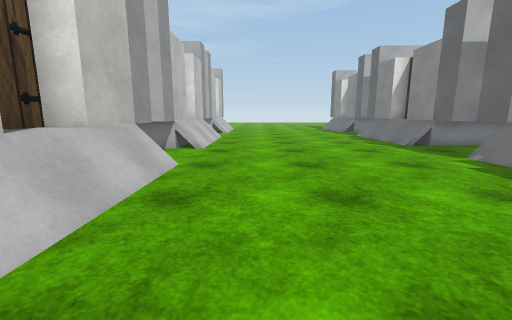
View 1 (above)

20 first-person views from a walk through a Unity game level. The camera is 1.2 m above the floor, tilts 10° down and sees 90° across. The floor is counted in squares, 1 m on a side. Each view is taken from the middle of a square. On the plan, view 1 faces up. The plan holds only what a view shows up to about 12 squares ahead; the rest is blank. The place goes on beyond the plan. Some surface patterns are stand-ins.

View 2
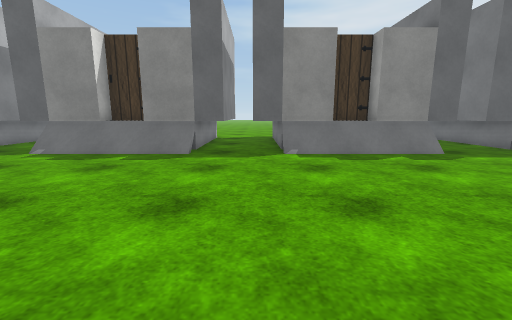

View 3
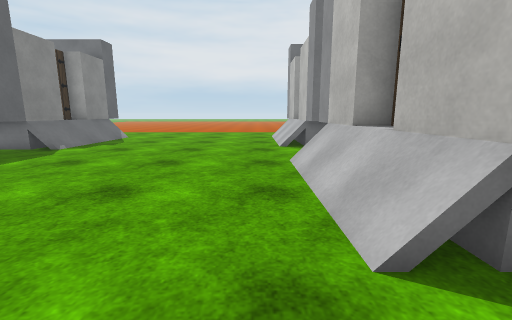

View 4
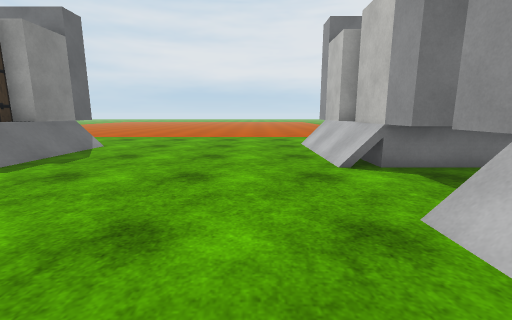

View 5
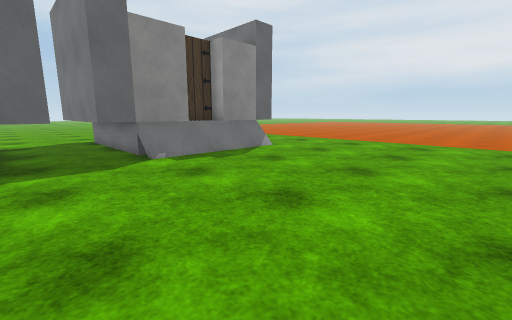

View 6
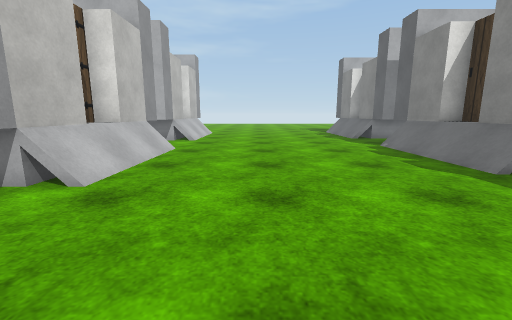

View 7
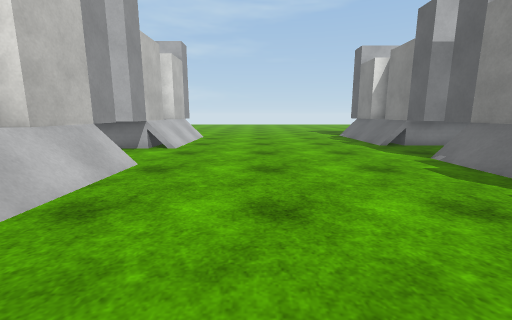

View 8
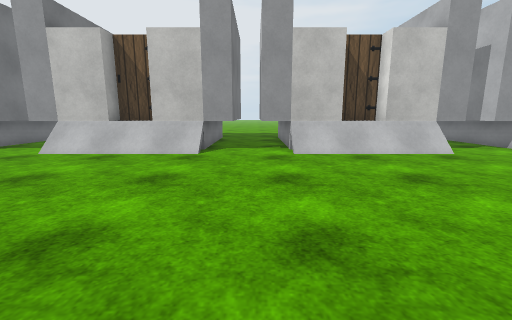

View 9
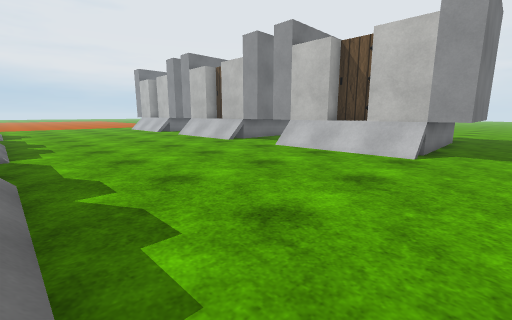

View 10
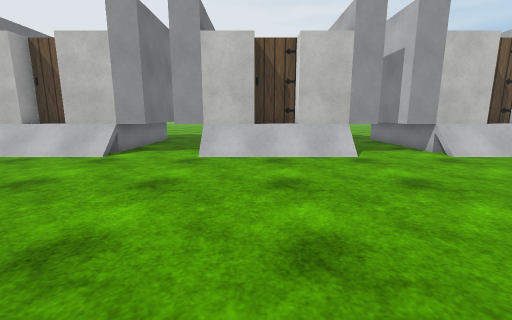

View 11
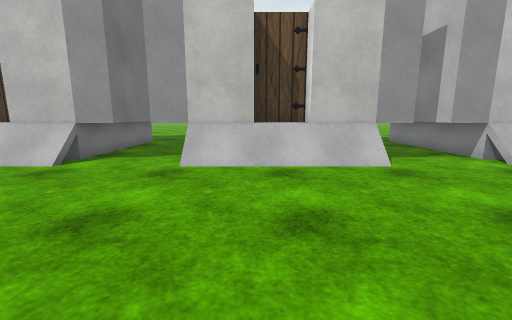

View 12
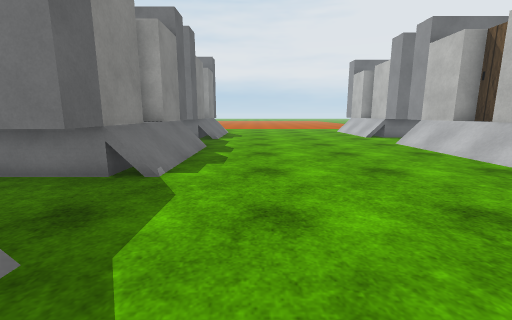

View 13
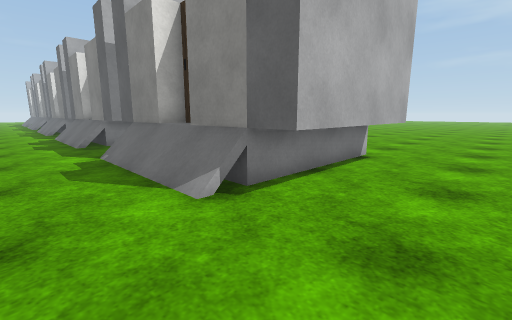

View 14
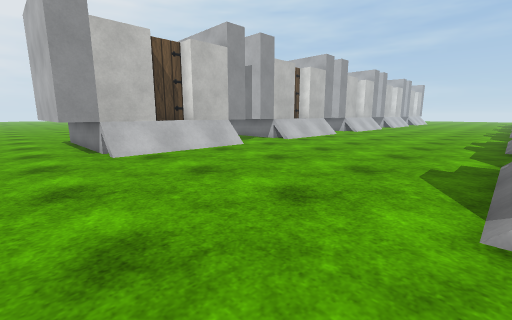

View 15
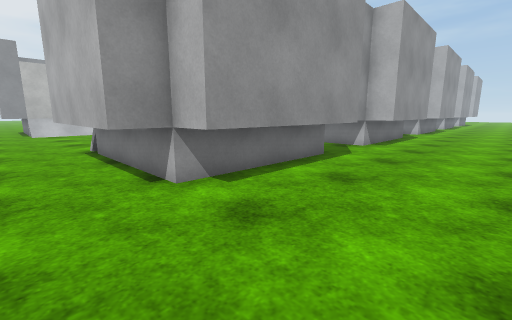

View 16
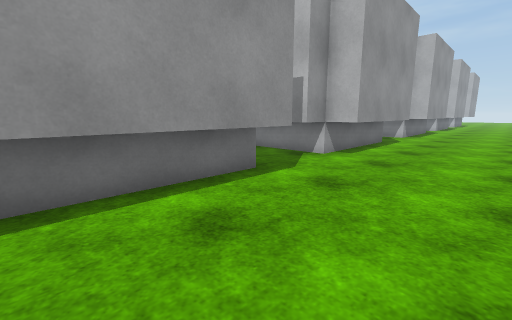

View 17
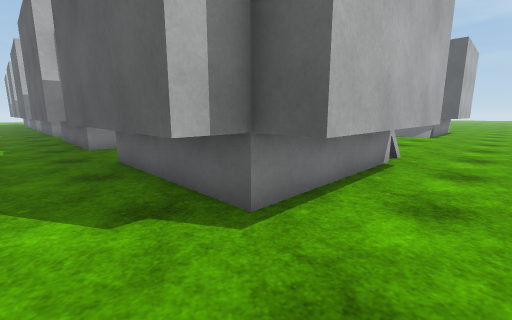

View 18
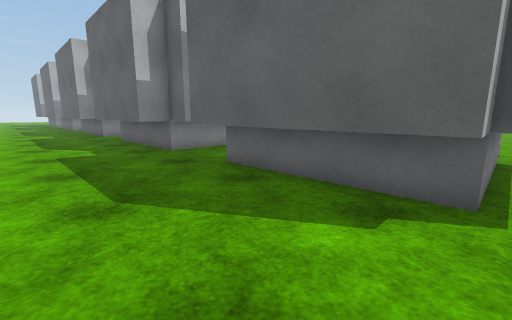

View 19
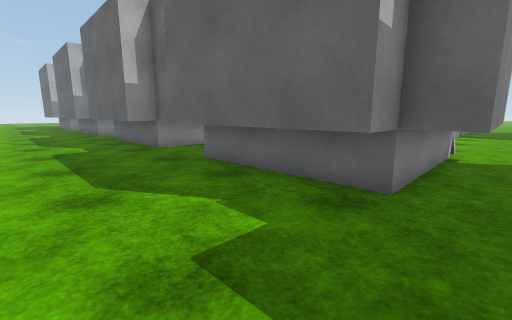

View 20
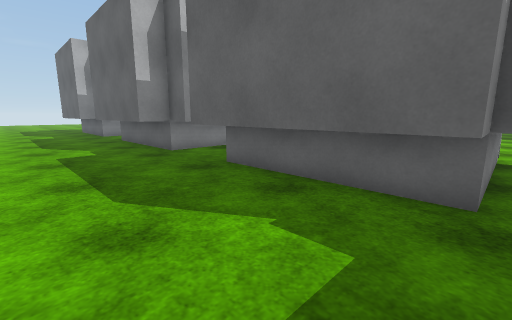

### Floor plan
Key: @ floor where view 1 was taken; . floor; / step, stairs or slope; H house.
Columns run from 12 left of view 1 to 20 right of it. Each row starts with its distance up from view 1.
 17 ..    HHHH.........HH
 16 ...     HH.........H
 15 ....     H......../HHHH
 14 ...HH HHHH/......./H
 13 ...HH   HH/......./HH
 12 ...HH   H /......./H
 11 ...HH   HH/......./H
 10 ...HH    H/......./HHHH
  9 ...HHHHHHH/........HH
  8 ....HHHHHH.........H
  7 ....HHHHHH......../HHHH
  6 ...HHHHHHH/......./H
  5 ...HH   HH/......./HH
  4 ...HH   H /......./HH
  3 ...HH   HH/......./H       ..
  2 ...HH    H/......./HHHH   ...
  1 ...HHHHHHH/........HHHHH ....
  0 ....H    H..@......HH    ....
 -1 ....  HHHH......../HHHH HH...
 -2 ...HHHHHHH/......./H    HH...
 -3 ...HH    H/......./HH   HH...
 -4 ...HH   H /......./HH   HH...
 -5 ...HH   HH/......./H    HH...
 -6 ...HH    H/......./HHHHHHH...
 -7 ...HHHHHHH/........H   HH....
 -8 ....HHHHHH.........HHHHHH....
 -9 ....    HH......../HHHHHHH...
-10 ...HH HHHH/......./H    HH...
-11 ...HH   HH/......./HH   HH...
-12 ...HH   H /......./HH   HH...
-13 ...HH   HH/......./H    HH....
-14 ...HH    H/......./HHHHHHH.....
-15 ...HHHHHHH/........HHHHHH.......
-16   ..HHHHHH.......................
-17   ...............................

Positions as (right, up) in squares from view 1, and headings:
1: (0, 0), facing up
2: (-2, 0), facing right
3: (-1, 0), facing down
4: (0, -4), facing down
5: (-1, -6), facing down-right
6: (1, 5), facing up
7: (1, 8), facing up
8: (6, 8), facing left
9: (6, 8), facing down-left
10: (6, 3), facing left
11: (4, 3), facing left
12: (4, 4), facing down
13: (4, -17), facing up-right
14: (6, -17), facing up-left
15: (16, -16), facing up-left
16: (16, -13), facing up-left
17: (-10, -17), facing up-right
18: (-12, -15), facing up-right
19: (-12, -8), facing up-right
20: (-12, 1), facing up-right
